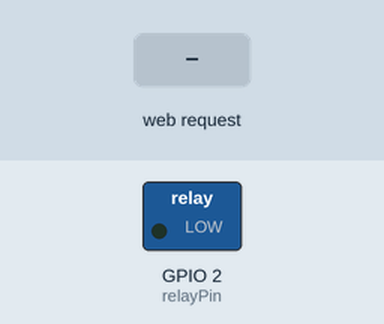
This sketch was run on a simulated ESP32. On the bench: switched loads named in the sketch (green lamp = pin HIGH). The test bench sets the inputs (shaded band). WiFi joins after 1.5 s; servers stay silent unless stated; what the sketch prints to the serial monitor is not drawn.

Above: at 3.2 s.
3.3 s: HTTP request GET /on received
At 4.1 s:
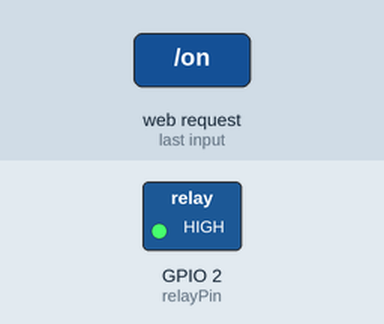
4.8 s: HTTP request GET /off received
At 5.3 s:
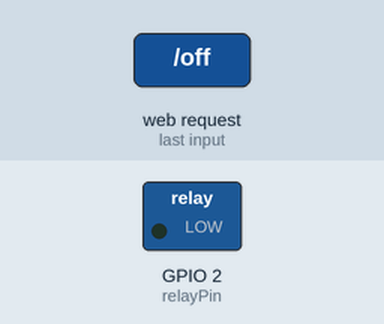
Timing chart, 0 to 7.8 s (numbered marks = the images above; inputs shaded):
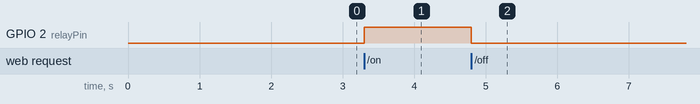

Measured:
- after the input at 3.3 s, GPIO 2 (relayPin): LOW → HIGH at once
- after the input at 4.8 s, GPIO 2 (relayPin): HIGH → LOW at once

The sketch:

sketch_apr12a.ino
```cpp
#include <WiFi.h>
#include <WebServer.h>

const char* ssid = "VotreSSID";
const char* password = "VotreMotDePasse";

const int relayPin = 2; // Broche à laquelle le relais est connecté

WebServer server(80);

void setup() {
  Serial.begin(115200);

  // Connexion au réseau WiFi
  WiFi.begin(ssid, password);
  while (WiFi.status() != WL_CONNECTED) {
    delay(1000);
    Serial.println("Connexion au WiFi en cours...");
  }
  Serial.println("Connecté au réseau WiFi");

  // Configuration de la broche du relais en sortie
  pinMode(relayPin, OUTPUT);

  // Définition des routes pour l'interface web
  server.on("/", handleRoot);
  server.on("/on", handleOn);
  server.on("/off", handleOff);

  server.begin();
  Serial.println("Serveur Web démarré");
}

void loop() {
  server.handleClient();
}

void handleRoot() {
  server.send(200, "text/html", "<h1>Contrôle du relais</h1><p><a href=\"/on\"><button>ON</button></a>&nbsp;<a href=\"/off\"><button>OFF</button></a></p>");
}

void handleOn() {
  digitalWrite(relayPin, HIGH); // Activer le relais
  server.send(200, "text/html", "<h1>Relais activé</h1><p><a href=\"/\">Retour</a></p>");
}

void handleOff() {
  digitalWrite(relayPin, LOW); // Désactiver le relais
  server.send(200, "text/html", "<h1>Relais désactivé</h1><p><a href=\"/\">Retour</a></p>");
}
```
